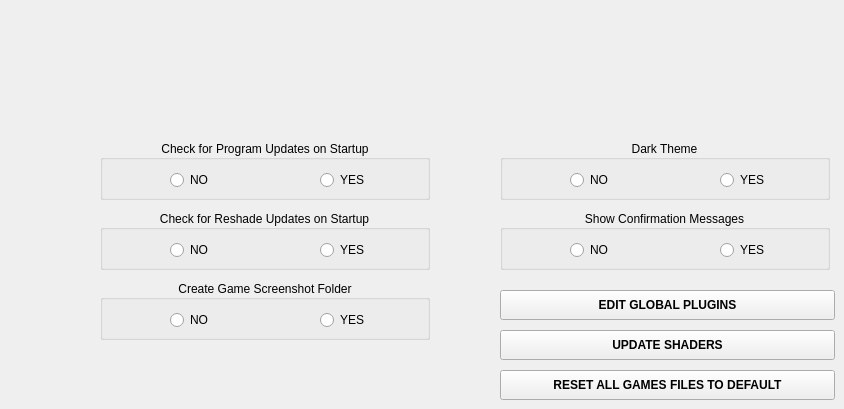
   <widget class="QWidget" name="settings_tab">
    <attribute name="icon">
     <iconset>
      <normaloff>:/resources/images/gear.png</normaloff>:/resources/images/gear.png</iconset>
    </attribute>
    <attribute name="title">
     <string>SETTINGS</string>
    </attribute>
    <widget class="QGroupBox" name="check_program_updates_group_box">
     <property name="geometry">
      <rect>
       <x>100</x>
       <y>140</y>
       <width>330</width>
       <height>60</height>
      </rect>
     </property>
     <property name="minimumSize">
      <size>
       <width>330</width>
       <height>60</height>
      </size>
     </property>
     <property name="maximumSize">
      <size>
       <width>330</width>
       <height>60</height>
      </size>
     </property>
     <property name="font">
      <font>
       <pointsize>9</pointsize>
       <bold>false</bold>
      </font>
     </property>
     <property name="title">
      <string>Check for Program Updates on Startup</string>
     </property>
     <property name="alignment">
      <set>Qt::AlignCenter</set>
     </property>
     <widget class="QRadioButton" name="yes_check_program_updates_radio_button">
      <property name="geometry">
       <rect>
        <x>220</x>
        <y>30</y>
        <width>60</width>
        <height>20</height>
       </rect>
      </property>
      <property name="minimumSize">
       <size>
        <width>60</width>
        <height>20</height>
       </size>
      </property>
      <property name="maximumSize">
       <size>
        <width>60</width>
        <height>20</height>
       </size>
      </property>
      <property name="text">
       <string>YES</string>
      </property>
     </widget>
     <widget class="QRadioButton" name="no_check_program_updates_radio_button">
      <property name="geometry">
       <rect>
        <x>70</x>
        <y>30</y>
        <width>60</width>
        <height>20</height>
       </rect>
      </property>
      <property name="minimumSize">
       <size>
        <width>60</width>
        <height>20</height>
       </size>
      </property>
      <property name="maximumSize">
       <size>
        <width>60</width>
        <height>20</height>
       </size>
      </property>
      <property name="text">
       <string>NO</string>
      </property>
     </widget>
    </widget>
    <widget class="QGroupBox" name="use_dark_theme_group_box">
     <property name="geometry">
      <rect>
       <x>500</x>
       <y>140</y>
       <width>330</width>
       <height>60</height>
      </rect>
     </property>
     <property name="minimumSize">
      <size>
       <width>330</width>
       <height>60</height>
      </size>
     </property>
     <property name="maximumSize">
      <size>
       <width>330</width>
       <height>60</height>
      </size>
     </property>
     <property name="font">
      <font>
       <pointsize>9</pointsize>
       <bold>false</bold>
      </font>
     </property>
     <property name="title">
      <string>Dark Theme</string>
     </property>
     <property name="alignment">
      <set>Qt::AlignCenter</set>
     </property>
     <widget class="QRadioButton" name="yes_dark_theme_radio_button">
      <property name="geometry">
       <rect>
        <x>220</x>
        <y>30</y>
        <width>60</width>
        <height>20</height>
       </rect>
      </property>
      <property name="minimumSize">
       <size>
        <width>60</width>
        <height>20</height>
       </size>
      </property>
      <property name="maximumSize">
       <size>
        <width>60</width>
        <height>20</height>
       </size>
      </property>
      <property name="text">
       <string>YES</string>
      </property>
     </widget>
     <widget class="QRadioButton" name="no_dark_theme_radio_button">
      <property name="geometry">
       <rect>
        <x>70</x>
        <y>30</y>
        <width>60</width>
        <height>20</height>
       </rect>
      </property>
      <property name="minimumSize">
       <size>
        <width>60</width>
        <height>20</height>
       </size>
      </property>
      <property name="maximumSize">
       <size>
        <width>60</width>
        <height>20</height>
       </size>
      </property>
      <property name="text">
       <string>NO</string>
      </property>
     </widget>
    </widget>
    <widget class="QGroupBox" name="create_screenshots_folder_group_box">
     <property name="geometry">
      <rect>
       <x>100</x>
       <y>280</y>
       <width>330</width>
       <height>60</height>
      </rect>
     </property>
     <property name="minimumSize">
      <size>
       <width>330</width>
       <height>60</height>
      </size>
     </property>
     <property name="maximumSize">
      <size>
       <width>330</width>
       <height>60</height>
      </size>
     </property>
     <property name="font">
      <font>
       <pointsize>9</pointsize>
       <bold>false</bold>
      </font>
     </property>
     <property name="title">
      <string>Create Game Screenshot Folder</string>
     </property>
     <property name="alignment">
      <set>Qt::AlignCenter</set>
     </property>
     <widget class="QRadioButton" name="yes_screenshots_folder_radio_button">
      <property name="geometry">
       <rect>
        <x>220</x>
        <y>30</y>
        <width>60</width>
        <height>20</height>
       </rect>
      </property>
      <property name="minimumSize">
       <size>
        <width>60</width>
        <height>20</height>
       </size>
      </property>
      <property name="maximumSize">
       <size>
        <width>60</width>
        <height>20</height>
       </size>
      </property>
      <property name="text">
       <string>YES</string>
      </property>
     </widget>
     <widget class="QRadioButton" name="no_screenshots_folder_radio_button">
      <property name="geometry">
       <rect>
        <x>70</x>
        <y>30</y>
        <width>60</width>
        <height>20</height>
       </rect>
      </property>
      <property name="minimumSize">
       <size>
        <width>60</width>
        <height>20</height>
       </size>
      </property>
      <property name="maximumSize">
       <size>
        <width>60</width>
        <height>20</height>
       </size>
      </property>
      <property name="text">
       <string>NO</string>
      </property>
     </widget>
    </widget>
    <widget class="QGroupBox" name="check_reshade_updates_group_box">
     <property name="geometry">
      <rect>
       <x>100</x>
       <y>210</y>
       <width>330</width>
       <height>60</height>
      </rect>
     </property>
     <property name="minimumSize">
      <size>
       <width>330</width>
       <height>60</height>
      </size>
     </property>
     <property name="maximumSize">
      <size>
       <width>330</width>
       <height>60</height>
      </size>
     </property>
     <property name="font">
      <font>
       <pointsize>9</pointsize>
       <bold>false</bold>
      </font>
     </property>
     <property name="title">
      <string>Check for Reshade Updates on Startup</string>
     </property>
     <property name="alignment">
      <set>Qt::AlignCenter</set>
     </property>
     <widget class="QRadioButton" name="yes_check_reshade_updates_radio_button">
      <property name="geometry">
       <rect>
        <x>220</x>
        <y>30</y>
        <width>60</width>
        <height>20</height>
       </rect>
      </property>
      <property name="minimumSize">
       <size>
        <width>60</width>
        <height>20</height>
       </size>
      </property>
      <property name="maximumSize">
       <size>
        <width>60</width>
        <height>20</height>
       </size>
      </property>
      <property name="text">
       <string>YES</string>
      </property>
     </widget>
     <widget class="QRadioButton" name="no_check_reshade_updates_radio_button">
      <property name="geometry">
       <rect>
        <x>70</x>
        <y>30</y>
        <width>60</width>
        <height>20</height>
       </rect>
      </property>
      <property name="minimumSize">
       <size>
        <width>60</width>
        <height>20</height>
       </size>
      </property>
      <property name="maximumSize">
       <size>
        <width>60</width>
        <height>20</height>
       </size>
      </property>
      <property name="text">
       <string>NO</string>
      </property>
     </widget>
    </widget>
    <widget class="QGroupBox" name="show_info_messages_groupBox">
     <property name="geometry">
      <rect>
       <x>500</x>
       <y>210</y>
       <width>330</width>
       <height>60</height>
      </rect>
     </property>
     <property name="minimumSize">
      <size>
       <width>330</width>
       <height>60</height>
      </size>
     </property>
     <property name="maximumSize">
      <size>
       <width>330</width>
       <height>60</height>
      </size>
     </property>
     <property name="font">
      <font>
       <pointsize>9</pointsize>
       <bold>false</bold>
      </font>
     </property>
     <property name="title">
      <string>Show Confirmation Messages</string>
     </property>
     <property name="alignment">
      <set>Qt::AlignCenter</set>
     </property>
     <widget class="QRadioButton" name="no_show_info_messages_radio_button">
      <property name="geometry">
       <rect>
        <x>70</x>
        <y>30</y>
        <width>60</width>
        <height>20</height>
       </rect>
      </property>
      <property name="minimumSize">
       <size>
        <width>60</width>
        <height>20</height>
       </size>
      </property>
      <property name="maximumSize">
       <size>
        <width>60</width>
        <height>20</height>
       </size>
      </property>
      <property name="text">
       <string>NO</string>
      </property>
     </widget>
     <widget class="QRadioButton" name="yes_show_info_messages_radio_button">
      <property name="geometry">
       <rect>
        <x>220</x>
        <y>30</y>
        <width>60</width>
        <height>20</height>
       </rect>
      </property>
      <property name="minimumSize">
       <size>
        <width>60</width>
        <height>20</height>
       </size>
      </property>
      <property name="maximumSize">
       <size>
        <width>60</width>
        <height>20</height>
       </size>
      </property>
      <property name="text">
       <string>YES</string>
      </property>
     </widget>
    </widget>
    <widget class="QPushButton" name="reset_all_button">
     <property name="geometry">
      <rect>
       <x>500</x>
       <y>370</y>
       <width>335</width>
       <height>30</height>
      </rect>
     </property>
     <property name="minimumSize">
      <size>
       <width>335</width>
       <height>30</height>
      </size>
     </property>
     <property name="maximumSize">
      <size>
       <width>335</width>
       <height>30</height>
      </size>
     </property>
     <property name="font">
      <font>
       <bold>true</bold>
      </font>
     </property>
     <property name="toolTip">
      <string>Reset all games files to default</string>
     </property>
     <property name="text">
      <string>RESET ALL GAMES FILES TO DEFAULT</string>
     </property>
     <property name="icon">
      <iconset>
       <normaloff>:/resources/images/reset.png</normaloff>:/resources/images/reset.png</iconset>
     </property>
     <property name="iconSize">
      <size>
       <width>27</width>
       <height>27</height>
      </size>
     </property>
    </widget>
    <widget class="QPushButton" name="update_shaders_button">
     <property name="geometry">
      <rect>
       <x>500</x>
       <y>330</y>
       <width>335</width>
       <height>30</height>
      </rect>
     </property>
     <property name="minimumSize">
      <size>
       <width>335</width>
       <height>30</height>
      </size>
     </property>
     <property name="maximumSize">
      <size>
       <width>335</width>
       <height>30</height>
      </size>
     </property>
     <property name="font">
      <font>
       <bold>true</bold>
      </font>
     </property>
     <property name="toolTip">
      <string>Update shaders</string>
     </property>
     <property name="text">
      <string>UPDATE SHADERS</string>
     </property>
     <property name="icon">
      <iconset>
       <normaloff>:/resources/images/reset.png</normaloff>:/resources/images/reset.png</iconset>
     </property>
     <property name="iconSize">
      <size>
       <width>27</width>
       <height>27</height>
      </size>
     </property>
    </widget>
    <widget class="QPushButton" name="edit_global_plugins_button">
     <property name="geometry">
      <rect>
       <x>500</x>
       <y>290</y>
       <width>335</width>
       <height>30</height>
      </rect>
     </property>
     <property name="minimumSize">
      <size>
       <width>335</width>
       <height>30</height>
      </size>
     </property>
     <property name="maximumSize">
      <size>
       <width>335</width>
       <height>30</height>
      </size>
     </property>
     <property name="font">
      <font>
       <bold>true</bold>
      </font>
     </property>
     <property name="toolTip">
      <string>Edit global plugins</string>
     </property>
     <property name="text">
      <string>EDIT GLOBAL PLUGINS</string>
     </property>
     <property name="icon">
      <iconset>
       <normaloff>:/resources/images/plugins.png</normaloff>:/resources/images/plugins.png</iconset>
     </property>
     <property name="iconSize">
      <size>
       <width>27</width>
       <height>27</height>
      </size>
     </property>
    </widget>
   </widget>
